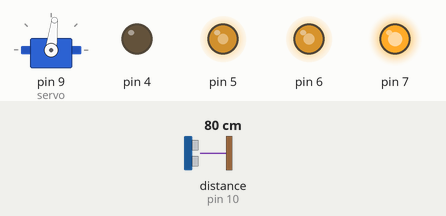
The sketch below on a simulated Arduino Uno, built with avr-gcc and run on an emulated ATmega328P. On the bench: servo, output pins drawn as LEDs (lit = HIGH). Wiring (inferred from the names in the program): ultrasonic range finder: trigger pin 11; echo pin 10. The test bench sets the inputs (shaded band); at power-on: distance to the obstacle (sensor on pin 10) 80 cm. The echo pulse lasts 58.3 µs per cm; pins used as bus, display or sensor lines are not drawn.

Above: at 1.8 s.
1.9 s: distance to the obstacle (sensor on pin 10) set to 34 cm
3.4 s: distance to the obstacle (sensor on pin 10) set to 28 cm
At 4.4 s:
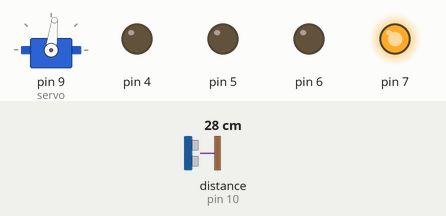
6.6 s: distance to the obstacle (sensor on pin 10) set to 35 cm
At 8.9 s:
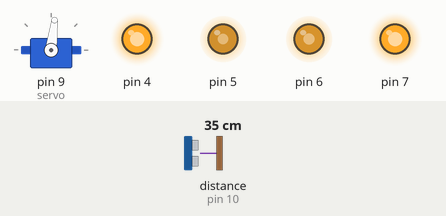
9.8 s: distance to the obstacle (sensor on pin 10) set to 2 cm
At 13.5 s:
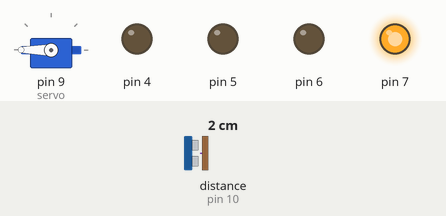
Timing chart, 0 to 14.0 s (numbered marks = the images above; inputs shaded):
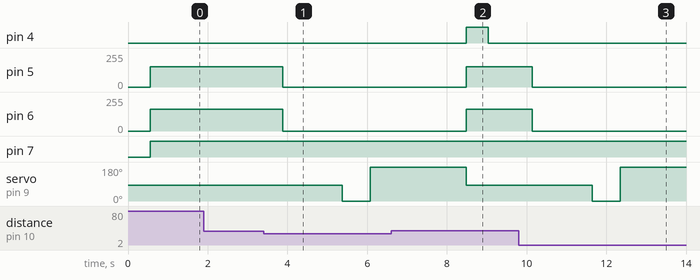

The sketch:

atanu__final_sonar_car.ino
```cpp
#include<Servo.h>
#define echoPin 10
#define trigPin 11
Servo servo;
int val=0,v=0,i=0;
int Range = 30;
int a=151;
int b=165;
int sonardelay=50;
int turndelay=30;
int uturndelay=10;
long duration=0, distance=0,right_dis=0,left_dis=0,frw_dis=0;

void setup() {
  Serial.begin(9600);
  servo.attach(9);
 servoforword();
 digitalWrite(13,LOW);
 pinMode(trigPin, OUTPUT);
 pinMode(echoPin, INPUT);

 pinMode(13,OUTPUT);

  pinMode(4,OUTPUT);
  pinMode(5,OUTPUT);
  pinMode(6,OUTPUT);
  pinMode(7,OUTPUT);
}

void loop(){
 right_dis=0,left_dis=0,frw_dis=0;
 digitalWrite(13,LOW);servoforword();delay(500);
 frw_dis= sonar(); delay(sonardelay);
 if( frw_dis>= Range){forword();digitalWrite(13,HIGH);}
 else{

   stop();delay(500); digitalWrite(13,HIGH); delay(1000);digitalWrite(13,LOW);
   servoright();
   right_dis=sonar(); delay(700);

   servoleft();
   left_dis= sonar(); delay(700);

   if(left_dis<Range && right_dis<Range){
     stop();delay(700); digitalWrite(13,HIGH); delay(1000);digitalWrite(13,LOW);
     leftturn();delay(uturndelay);
   }
   else if(right_dis>=Range && left_dis>=Range){
     stop();delay(700); digitalWrite(13,HIGH); delay(1000);digitalWrite(13,LOW);
     rightturn();delay(turndelay);
  }
   else if(left_dis<Range && right_dis>=Range){
     stop();delay(700); digitalWrite(13,HIGH); delay(1000);digitalWrite(13,LOW);
     rightturn();delay(turndelay);
   }

   else if(right_dis<Range && left_dis>=Range){
     stop();delay(700); digitalWrite(13,HIGH); delay(1000);digitalWrite(13,LOW);
     leftturn();delay(turndelay);
  }

 }
}


void stop(){
  digitalWrite(4,LOW);
  analogWrite(5,0);
  analogWrite(6,0);
  digitalWrite(7,HIGH);
  }
void forword(){
  digitalWrite(4,LOW);
  analogWrite(5,a);
  analogWrite(6,b);
  digitalWrite(7,HIGH);
  }


void leftturn(){
  digitalWrite(4,HIGH);
  analogWrite(5,a);
  analogWrite(6,b);
  digitalWrite(7,HIGH);
  }
void rightturn(){
  digitalWrite(4,LOW);
  analogWrite(5,a);
  analogWrite(6,b);
  digitalWrite(7,LOW);
  }

  int sonar(){
    digitalWrite(trigPin, LOW);
    delayMicroseconds(2);
    digitalWrite(trigPin, HIGH);
    delayMicroseconds(10);
    digitalWrite(trigPin, LOW);
    duration = pulseIn(echoPin, HIGH);
    distance = duration/58.4;
    return distance;
  }

void servoforword(){
  val=map(83,0,180,0,180);
  servo.write(val);
  }

void servoleft(){
  val=map(180,0,180,0,180);
  servo.write(val);
  }

void servoright(){
  val=map(0,0,180,0,180);
  servo.write(val);
  }
```

Measured:
- the behaviour switches between 31 and 30 cm on distance to the obstacle (sensor on pin 10) (found by bisection; images 0 and 1)
- after the input at 1.9 s, every drawn part: stays the same
- after the input at 3.4 s, pin 5: 151/255 → 0/255 after 0.48 s; pin 6: 165/255 → 0/255 after 0.48 s; servo on pin 9 (servo): 83° → 0° after 2.0 s, → 180° 0.70 s later
- after the input at 6.6 s, pin 5: goes on until 8.5 s, then stays 151/255; pin 6: goes on until 8.5 s, then stays 165/255
- after the input at 9.8 s, pin 5: 151/255 → 0/255 after 0.35 s; pin 6: 165/255 → 0/255 after 0.35 s; servo on pin 9 (servo): 83° → 0° after 1.8 s, → 180° 0.70 s later
